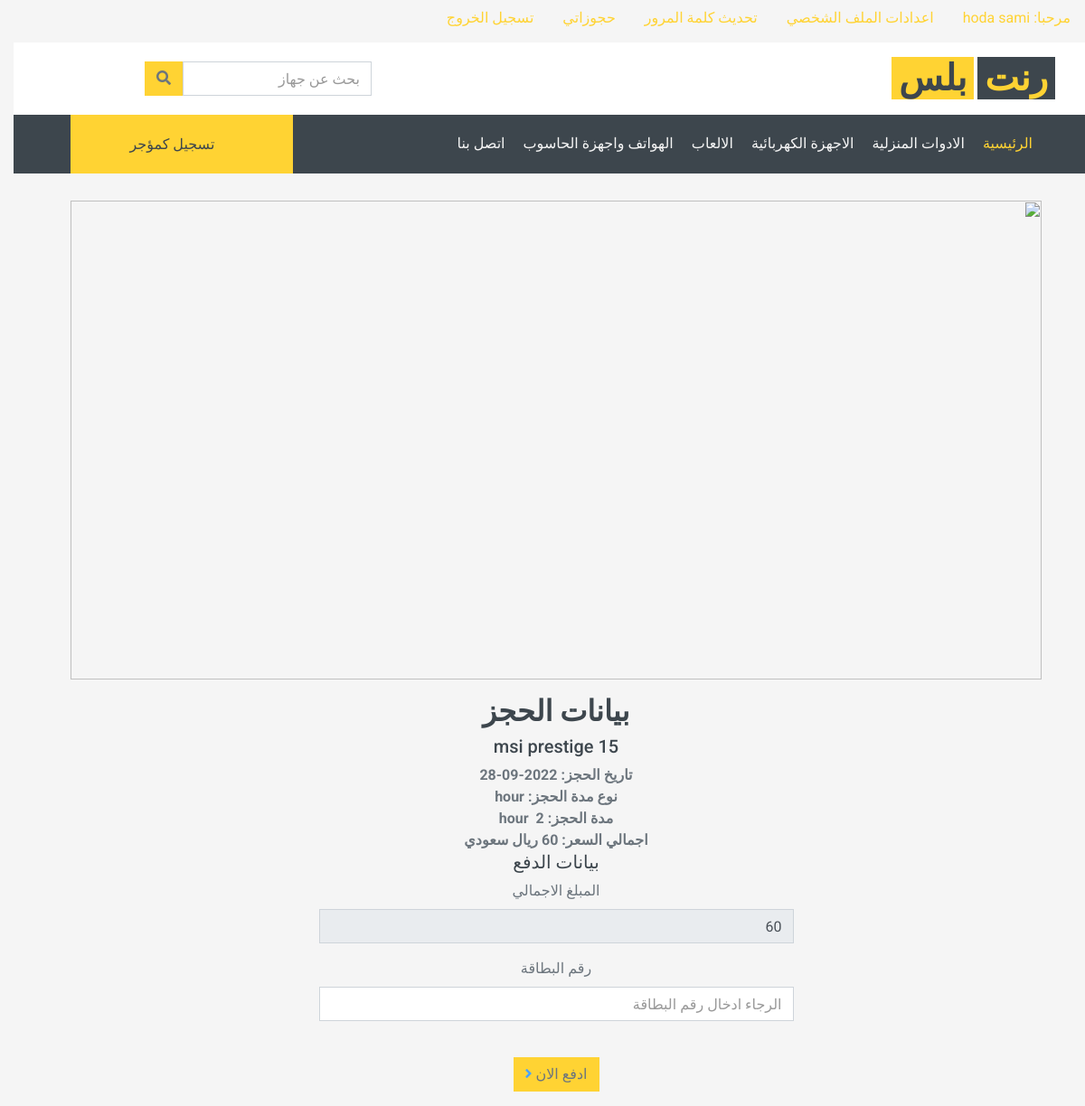
The page /payment.php?id=1 (signed in) on the database its author committed.
### tables this page shows
CREATE TABLE IF NOT EXISTS `tblusers` (
  `id` int(11) NOT NULL AUTO_INCREMENT,
  `type` varchar(20) NOT NULL,
  `FullName` varchar(120) DEFAULT NULL,
  `EmailId` varchar(100) DEFAULT NULL,
  `Password` varchar(100) DEFAULT NULL,
  `ContactNo` char(11) DEFAULT NULL,
  `Address` varchar(255) DEFAULT NULL,
  `City` varchar(100) DEFAULT NULL,
  `Country` varchar(100) DEFAULT NULL,
  `RegDate` timestamp NULL DEFAULT CURRENT_TIMESTAMP,
  PRIMARY KEY (`id`),
  KEY `EmailId` (`EmailId`)
);

CREATE TABLE IF NOT EXISTS `tblbooking` (
  `id` int(11) NOT NULL AUTO_INCREMENT,
  `device_name` varchar(100) NOT NULL,
  `device_id` int(11) NOT NULL,
  `booking_date` varchar(30) NOT NULL,
  `booking_type` varchar(50) NOT NULL,
  `booking_duration` varchar(50) NOT NULL,
  `total` varchar(50) NOT NULL,
  `username` varchar(100) NOT NULL,
  `user_id` int(11) NOT NULL,
  `device_owner` varchar(50) NOT NULL,
  `owner_id` int(11) NOT NULL,
  `status` int(11) NOT NULL,
  `payment_status` int(11) NOT NULL,
  PRIMARY KEY (`id`),
  KEY `owner_id` (`owner_id`),
  KEY `user_id` (`user_id`),
  KEY `device_id` (`device_id`)
);

### payment.php (the view, shortened to what this page needs)
<?php
include('includes/config.php');
if(strlen($_SESSION['login'])==0)
{
  header('location:index.php');
}
else{
    ?>
<!DOCTYPE html>
<html lang="ar">
<head>
    <link href="https://cdnjs.cloudflare.com/ajax/libs/font-awesome/5.10.0/css/all.min.css" rel="stylesheet">
    <link href="lib/animate/animate.min.css" rel="stylesheet">
    <link href="lib/owlcarousel/assets/owl.carousel.min.css" rel="stylesheet">
    <link href="css/style.css" rel="stylesheet">
</head>
<body dir='rtl'>
<?php include('includes/header.php'); ?>
       <center> <h2><span>بيانات الحجز</span><br></h2>
       <?php
          $id=intval($_GET['id']);
          $sql = "SELECT * from tblbooking where id='$id'";
          $query = $dbh -> prepare($sql);
          $query->execute();
          $results=$query->fetchAll(PDO::FETCH_OBJ);
          if($query->rowCount() > 0)
          {
            foreach($results as $result)
            {
              ?>
          <section class="user_profile inner_pages">
            <div class="container">
              <div class="user_profile_info gray-bg padding_4x4_40">
                <div class="dealer_info">
                  <h5><?php echo htmlentities($result->device_name);?></h5>
                  <strong> تاريخ الحجز: <?php echo htmlentities($result->booking_date);?></strong><br>
                  <strong>  نوع مدة الحجز: <?php echo htmlentities($result->booking_type);?></strong><br>
                  <strong>  مدة الحجز: <?php echo htmlentities($result->booking_duration);?>&nbsp; <?php echo htmlentities($result->booking_type);?></strong><br>
                    <strong> اجمالي السعر: <?php echo htmlentities($result->total);?>&nbsp;ريال سعودي </strong><br>
                   </div>
                </div>
                <div class="row">
                  <div class="col-md-12 col-sm-3">
                    <div class="col-md-6 col-sm-8">
                      <div class="profile_wrap">
                        <h5 class="uppercase underline">بيانات الدفع</h5>
                          <?php
                             $total=htmlentities($result->total);
                             ?>
                        <form  method="post">
                          <div class="form-group">
                          <label>المبلغ الاجمالي</label>
                  <input type="text" class="form-control" name="total" value="<?php echo $total;?>" required readonly>
                </div>
                <div class="form-group">
                  <label>رقم البطاقة</label>
                  <input type="text" class="form-control" name="card" placeholder="الرجاء ادخال رقم البطاقة" required>
                </div>
                <br>
                <?php if($_SESSION['login'])
                {?>
                  <div class="form-group">
                  <button type="submit" name="submit" class="btn bg-primary"  style="background-color: #49a3ff;"  >ادفع الان <span class="angle_arrow"><i class="fa fa-angle-right"  style="color: #49a3ff;"  aria-hidden="true"></i></span></button>
                 </div>
                  <?php
                } else { ?>
                  <a href="login.php" class="btn bg-primary" data-toggle="modal" data-dismiss="modal" style="background-color: #49a3ff;">تسجيل الدخول من اجل الحجز</a>
                  <?php
                } ?>
              </form>
                      </div>
                    </div>
                  </div>
                </div>
              </section>
              <?php
            }
          } ?>
</body>
</html>
<?php
    } ?>

### includes/header.php (shortened to what this page needs)
<?php
include('includes/config.php');
?>
<head>
    <link href="https://cdnjs.cloudflare.com/ajax/libs/font-awesome/5.10.0/css/all.min.css" rel="stylesheet">
    <link href="lib/animate/animate.min.css" rel="stylesheet">
    <link href="lib/owlcarousel/assets/owl.carousel.min.css" rel="stylesheet">
    <link href="css/style.css" rel="stylesheet">
</head>
<body >
<div class="col-lg-12 text-center text-lg-right">
                <div class="d-inline-flex align-items-center">
                    <div class="btn-group">
                    <?php   if(strlen($_SESSION['login'])!=0)
                        {
                            ?>
                            <?php
                            $email=$_SESSION['login'];
                            $sql ="SELECT FullName FROM tblusers WHERE EmailId=:email ";
                            $query= $dbh -> prepare($sql);
                            $query-> bindParam(':email', $email, PDO::PARAM_STR);
                            $query-> execute();
                            $results=$query->fetchAll(PDO::FETCH_OBJ);
                            if($query->rowCount() > 0)
                            {
                            foreach($results as $result)
                            {
                                ?>
                                <a href="#" class="nav-item nav-link active">مرحبا: <?php echo htmlentities($result->FullName);?></a>
                                <a href="profile.php" class="nav-item nav-link">اعدادات الملف الشخصي</a>
                                <a href="update_password.php" class="nav-item nav-link">تحديث كلمة المرور</a>
                                <a href="my_booking.php" class="nav-item nav-link">حجوزاتي</a>
                                <a href="logout.php" class="nav-item nav-link">تسجيل الخروج</a>
                                <?php
                            }
                            }
                        } else{ ?>
                    <a href="login.php"><button class="dropdown-item" data-toggle="modal" data-dismiss="modal" type="button">تسجيل الدخول</button></a>
                    <a href="signup.php"><button class="dropdown-item" data-toggle="modal" data-dismiss="modal" type="button">حساب جديد</button></a>
                    </div>
                        <?php } ?>
                </div>
            </div>
        </div>
        <div class="row align-items-center bg-light py-3 px-xl-5 d-none d-lg-flex">
        <div class="col-lg-4 col-6 text-right">
            <a href="" class="text-decoration-none">
                    <span class="h1 text-uppercase text-primary bg-dark px-2">رنت</span>
                    <span class="h1 text-uppercase text-dark bg-primary px-2 ml-n1">بلس</span>
                </a>
            </div>
            <div class="col-lg-4">
            <form class="form-inline "  action="search.php" method="post">
                    <div class="input-group">
                    <input class="form-control form-control-navbar" type="text"  name="searchdata" placeholder="بحث عن جهاز" aria-label="Search" required="true">
        <div class="input-group-append">
          <button class="btn bg-primary" style="background-color: #49a3ff;" type="submit">
            <i class="fa fa-search"></i>
          </button>
                    </div>
                </form>
            </div>
        </div>
    <div class="container-fluid bg-dark mb-30">
        <div class="row px-xl-5">
        <div class="col-lg-9">
                <nav class="navbar navbar-expand-lg bg-dark navbar-dark py-3 py-lg-0 px-0">
                        <div class="navbar-nav ml-auto py-0 d-none d-lg-block">
                        <div class="collapse navbar-collapse justify-content-between" id="navbarCollapse">
                        <div class="navbar-nav mr-auto py-0">
                            <a href="index.php" class="nav-item nav-link active">الرئيسية</a>
                            <a href="tools.php" class="nav-item nav-link">الادوات المنزلية</a>
                            <a href="electronic.php" class="nav-item nav-link">الاجهزة الكهربائية</a>
                            <a href="games.php" class="nav-item nav-link">الالعاب</a>
                            <a href="laptop.php" class="nav-item nav-link">الهواتف واجهزة الحاسوب</a>
                            <a href="contact.php" class="nav-item nav-link">اتصل بنا</a>
                        </div>
                        </div>
                    </div>
                </nav>
            </div>
            <div class="col-lg-3 d-none d-lg-block">
                <a class="btn d-flex align-items-center justify-content-between bg-primary w-100"  href="owner/index.php" style="height: 65px; padding: 0 30px;">
                    <h6 class="text-dark m-0">&nbsp;&nbsp;&nbsp;&nbsp;&nbsp;&nbsp;&nbsp;&nbsp;&nbsp;&nbsp;&nbsp;&nbsp;&nbsp;
                    تسجيل كمؤجر</h6>
                </a>
               </div>
        </div>
    </div>
    <div class="container-fluid mb-3">
        <div class="row px-xl-5">
            <div class="col-lg-12">
                <div id="header-carousel" class="carousel slide carousel-fade mb-30 mb-lg-0" data-ride="carousel">
                    <div class="carousel-inner">
                        <div class="carousel-item position-relative active" style="height: 530px;">
                            <img width='90%' src="img/rent1.jpg" style="object-fit: cover;">
                        </div>
                    </div>
                </div>
            </div>
        </div>
    </div>
     </body>

### rows shown on the page
tblusers: FullName "hoda sami"
tblbooking: device_name "msi prestige 15", booking_date "2022-09-28", booking_type "hour", booking_duration "2", total "60"
